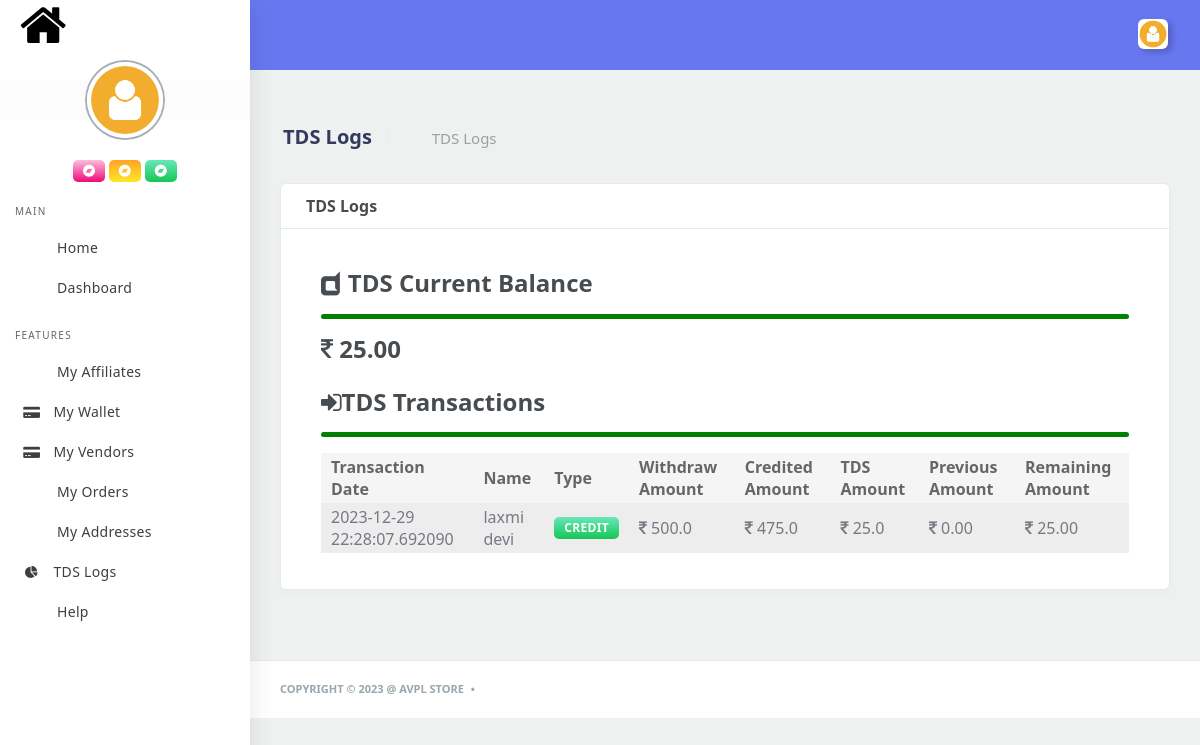
Screenshot of /user/tds_log/ (signed in) with the database file from the repository.
### main_app/models.py (models this page shows, shortened)
class TDS_Log_Wallet(models.Model):
	user = models.ForeignKey(User, on_delete=models.CASCADE)
	current_balance = models.FloatField(default=0.0)

class TDS_Log(models.Model):
	tds_log_wallet = models.ForeignKey(TDS_Log_Wallet, on_delete=models.CASCADE,null=True,blank=True)
	transaction_date = models.DateTimeField(auto_now_add=True)
	user = models.ForeignKey(User, on_delete=models.CASCADE)
	transaction_type = models.CharField(max_length=20,null=True)
	amount = models.FloatField(default=0.0)
	credited_amt = models.FloatField(default=0.0)
	tds_amt = models.FloatField(default=0.0)
	previous_amount = models.FloatField(null=True,blank=True)
	remaining_amount = models.FloatField(null=True,blank=True)
	class Meta:
		db_table="TDS_Log"

### user_app/models.py (models this page shows, shortened)
class UserData(models.Model):
	user = models.OneToOneField(User, on_delete=models.CASCADE, related_name='usr')
	first_name = models.CharField(max_length=50, null=True, blank=True)
	last_name = models.CharField(max_length=50, null=True, blank=True)
	phone = models.CharField(max_length=10, null=True, blank=True)
	address = models.CharField(max_length=100, null=True, blank=True)
	zipcode = models.CharField(max_length=20, null=True, blank=True)
	latitude = models.FloatField(null=True, blank=True)
	longitude = models.FloatField(null=True, blank=True)
	gender = models.CharField(max_length=20, null=True, blank=True)
	profile_pic =  models.ImageField(upload_to='profile', null=True, blank=True)
	pv = models.FloatField(default=0.0)
	sponsor = models.ForeignKey(User, on_delete=models.CASCADE, null=True,blank=True)
	is_active = models.BooleanField(default=False)
	subscribed = models.BooleanField(default=False)
	class Meta:
		db_table="UserData"

### user_app/views.py (the view)
# urls.py: path('tds_log/', user_tds_withdraw),
@csrf_exempt
def user_tds_withdraw(request):
	if check_user_authentication(request, 'User'):
		if not TDS_Log_Wallet.objects.filter(user=request.user).exists():
			TDS_Log_Wallet.objects.create(user=request.user)
		dic = {
			'tds_log':TDS_Log.objects.filter(user=request.user),
			'users':UserWithdrawRequest.objects.all(), 'vendors':VendorWithdrawRequest.objects.all(), 'categories':ProductCategory.objects.all(),
			'notification':get_notifications(request.user),'tds_wallet':TDS_Log_Wallet.objects.filter(user=request.user).first(),
			'notification_len':len(Notification.objects.filter(user=request.user, read=False)),
		}
		return render(request, 'user_app/tdslog.html', dic)
	else:
		return render(request, '403.html')

### main_app/utils.py (called while the page is built)
def get_notifications(user):
	now_date=datetime.datetime.now()
	dic={}
	lt=[]
	for x in Notification.objects.filter(user=user):
		time = x.notification_date.time()
		date = x.notification_date.date()
		hour = int(str(time)[0:2])
		minute = int(str(time)[3:5])
		year = str(x.notification_date.date())[0:4]
		month = str(x.notification_date.date())[5:7]
		day = str(x.notification_date.date())[8:10]
		new = datetime.datetime(int(year), int(month), int(day), hour, minute, 0, 0, tzinfo=None)
		dic={
			'text':x.text,
			'time':timeago.format(new, now_date.replace(tzinfo=None))
		}
		lt.append(dic)
	return list(reversed(lt))

def check_user_authentication(request, user_type):
	if request.user.is_authenticated:
		if request.user.role.level.level == user_type:
			return True
	return False

### templates/user_app/tdslog.html (shortened to what this page needs)
{% extends 'user_app/base.html' %}
{% load static %}
{% block main %}
            <div class="main-content">
               <section class="section">
                  <div class="section-header">
                     <div class="row">
                        <div class="col-xl-6 col-lg-6 col-md-6 col-sm-12">
                           <div class="section-header-breadcrumb-content">
                              <h1>TDS Logs</h1>
                              <div class="section-header-breadcrumb">
                                 <div class="breadcrumb-item active"><a href="/user/"><i class="fas fa-home"></i></a></div>
                                 <div class="breadcrumb-item"><a href="#">TDS Logs</a></div>
                              </div>
                           </div>
                        </div>
                     </div>
                  </div>
                  <div class="section-body">
                     <div class="row">
                        <div class="col-12">
                           <div class="card">
                              <div class="card-header">
                                 <h4>TDS Logs</h4>
                              </div>
                              <div class="card-body">
                                 <div class="col-lg-12 col-md-12 col-sm-12">
                                    <h4><i class="fa fa-dashcube"></i> TDS Current Balance</h4>
                                    <hr style="border-width:5px;border-color:green;border-radius:20px;margin-bottm:10px;">
                                    <h4><i class="fa fa-inr"></i> {{tds_wallet.current_balance|floatformat:2}}</h4>
                                 </div>
                                 <div class="col-lg-12 mt-4 col-md-12 col-sm-12">
                                    <h4><i class="fa fa-sign-in"></i>TDS Transactions</h4>
                                    <hr style="border-width:5px;border-color:green;border-radius:20px;margin-bottm:10px;">
                                 <div class="table-responsive">
                                    <table class="table table-striped table-hover" id="tableExport" style="width:100%;">
                                       <thead>
                                          <tr>
                                             <th>Transaction Date</th>
                                             <th>Name</th>
                                             <th>Type</th>
                                             <th>Withdraw Amount</th>
                                             <th>Credited Amount</th>
                                             <th>TDS Amount</th>
                                             <th>Previous Amount</th>
                                             <th>Remaining Amount</th>
                                          </tr>
                                       </thead>
                                       <tbody>
                                          {% for x in tds_log %}
                                          <tr>
                                             <td>{{ x.transaction_date|safe }}</td>
                                             <td>{{ x.user.usr.first_name|safe }} {{ x.user.usr.last_name|safe }}</td>
                                             {% if x.transaction_type == 'CREDIT' %}
                                             <td><span class="badge badge-success">{{ x.transaction_type }}</span></td>
                                             {% else %}
                                             <td><span class="badge badge-danger">{{ x.transaction_type }}</span></td>
                                             {% endif %}
                                             <td><i class="fa fa-inr"></i> {{ x.amount|safe }}</td>
                                             <td><i class="fa fa-inr"></i> {{ x.credited_amt|safe }}</td>
                                             <td><i class="fa fa-inr"></i> {{ x.tds_amt|safe }}</td>
                                             <td><i class="fa fa-inr"></i> {{ x.previous_amount|floatformat:2 }}</td>
                                             <td><i class="fa fa-inr"></i> {{ x.remaining_amount|floatformat:2 }}</td>
                                          </tr>
                                          {% endfor %}
                                       </tbody>
                                    </table>
                                 </div>
                              </div>
                           </div>
                        </div>
                     </div>
                  </div>
               </section>
            </div>
{% endblock %}

### rows the page displays
TDS_Log_Wallet: current_balance "25.00"
TDS_Log: transaction_date "2023-12-29 22:28:07.692090", user.usr.first_name "laxmi", user.usr.last_name "devi", transaction_type "CREDIT", amount "500.0", credited_amt "475.0", tds_amt "25.0", previous_amount "0.00", remaining_amount "25.00"
